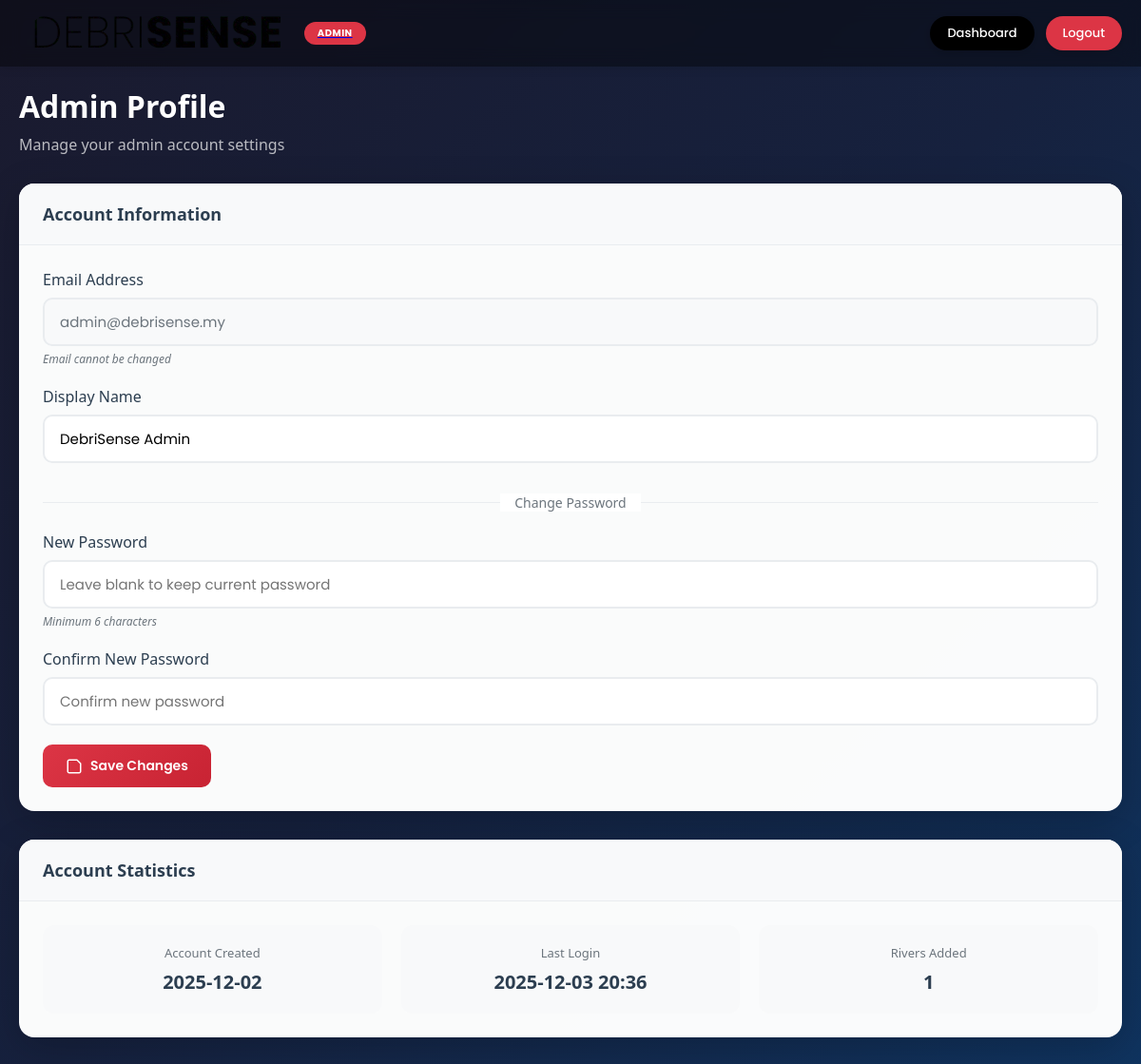
The app's page /admin/profile (signed in), older data.
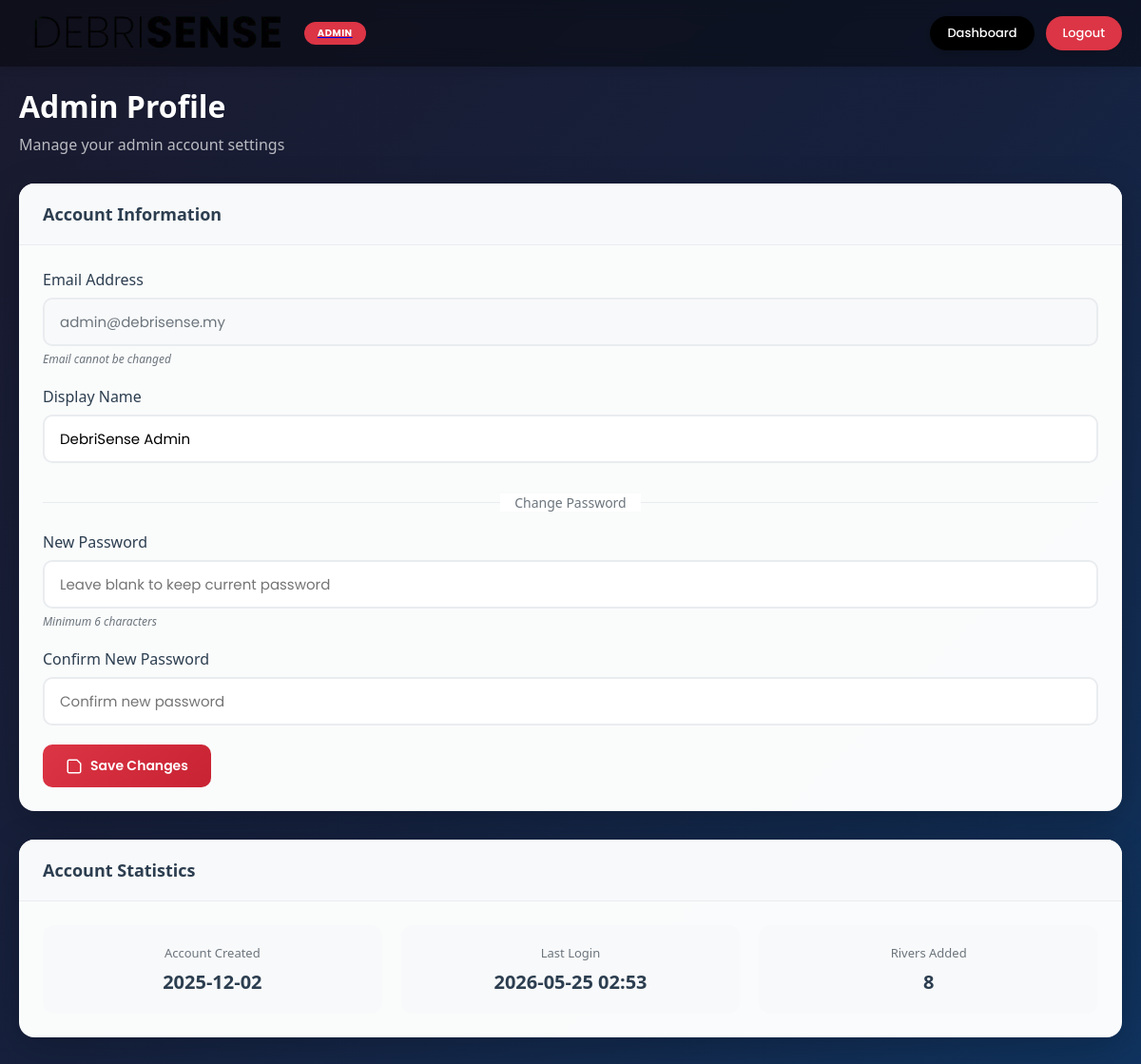
The same page, newer data.
### models.py (models this page shows, shortened)
class Admin(UserMixin, db.Model):
    __tablename__ = 'admins'
    id = db.Column(db.Integer, primary_key=True)
    email = db.Column(db.String(150), unique=True, nullable=False, index=True)
    password_hash = db.Column(db.String(256), nullable=False)
    name = db.Column(db.String(150), nullable=False, default='Admin')
    is_active = db.Column(db.Boolean, default=True)
    created_at = db.Column(db.DateTime, default=datetime.utcnow)
    last_login = db.Column(db.DateTime, nullable=True)
    rivers = db.relationship('River', backref='added_by_admin', lazy='dynamic',
                            foreign_keys='River.admin_id')
    hotspot_reports = db.relationship('HotspotReport', backref='reviewer', lazy='dynamic',
                                     foreign_keys='HotspotReport.reviewed_by')

### app.py (the view)
@app.route('/admin/profile')
@admin_required
def admin_profile():
    return render_template('admin_profile.html', admin=current_user)

### app.py (called while the page is built)
@login_manager.user_loader
def load_user(user_id):
    if user_id.startswith('admin_'):
        admin_id = int(user_id.replace('admin_', ''))
        return Admin.query.get(admin_id)
    elif user_id.startswith('user_'):
        ngo_id = int(user_id.replace('user_', ''))
        return User.query.get(ngo_id)
    return None

def admin_required(f):
    @wraps(f)
    def decorated_function(*args, **kwargs):
        if not current_user.is_authenticated:
            if request.path.startswith('/api/'):
                return jsonify({'success': False, 'error': 'Authentication required'}), 401
            flash('Please log in as admin to access this page.', 'warning')
            return redirect(url_for('admin_login'))
        if not isinstance(current_user, Admin):
            if request.path.startswith('/api/'):
                return jsonify({'success': False, 'error': 'Access denied. Admin privileges required.'}), 403
            flash('Access denied. Admin privileges required.', 'error')
            return redirect(url_for('index'))
        return f(*args, **kwargs)
    return decorated_function

### templates/admin_profile.html (shortened to what the changed rows need)
<!DOCTYPE html>
<html lang="en">
<head>
    <link rel="stylesheet" href="{{ url_for('static', filename='css/style.css') }}">
    <link rel="stylesheet" href="{{ url_for('static', filename='css/admin.css') }}">
    <link rel="stylesheet" href="{{ url_for('static', filename='css/admin_pages.css') }}">
</head>
<body class="admin-page">
    <main class="admin-content">
        <div class="admin-container">
            <div class="page-header">
                <h1>Admin Profile</h1>
            </div>
            <div class="admin-card">
                <div class="card-header">
                    <h2>Account Information</h2>
                </div>
                <div class="card-body">
                    <form method="POST" action="{{ url_for('update_admin_profile') }}" class="admin-form">
                        <div class="form-group">
                            <label for="email">Email Address</label>
                            <input type="email" id="email" value="{{ admin.email }}" disabled>
                            <span class="form-hint">Email cannot be changed</span>
                        </div>
                        <div class="form-group">
                            <label for="name">Display Name</label>
                            <input type="text" id="name" name="name" value="{{ admin.name }}" required>
                        </div>
                    </form>
                </div>
            </div>
            <div class="admin-card">
                <div class="card-header">
                    <h2>Account Statistics</h2>
                </div>
                <div class="card-body">
                    <div class="stats-grid">
                        <div class="stat-item">
                            <span class="stat-label">Account Created</span>
                            <span class="stat-value">{{ admin.created_at.strftime('%Y-%m-%d') if admin.created_at else 'N/A' }}</span>
                        </div>
                        <div class="stat-item">
                            <span class="stat-label">Last Login</span>
                            <span class="stat-value">{{ admin.last_login.strftime('%Y-%m-%d %H:%M') if admin.last_login else 'N/A' }}</span>
                        </div>
                        <div class="stat-item">
                            <span class="stat-label">Rivers Added</span>
                            <span class="stat-value">{{ admin.rivers.count() }}</span>
                        </div>
                    </div>
                </div>
            </div>
        </div>
    </main>
</body>
</html>

Row changes from the older to the newer data that the page shows:
changed Admin "admin@debrisense.my": last_login "2025-12-03 20:36" → "2026-05-25 02:53"
Text that changed along with them:
{{ admin.rivers.count() }}: "1" → "8"
